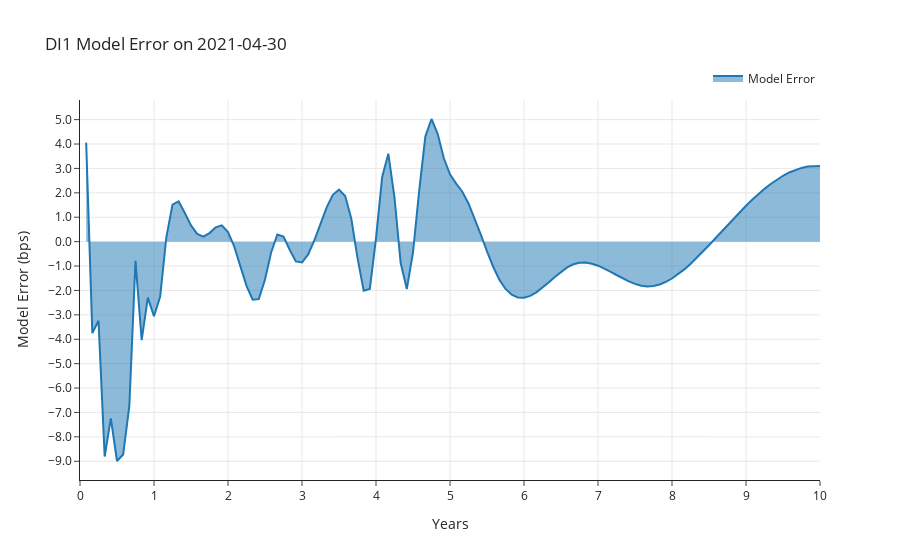

Notebook cell for this chart:
### Markdown cell above
Abaixo calculamos a diferença entres as curvas no último dia da amostra

### Code cell
model_difference = (model_implied_curve - nominal_curve).dropna(how="all")
model_error_on_date = pd.DataFrame(columns=["Model Error"], index=nominal_curve.columns)
model_error_on_date.loc[:, "Model Error"] = model_difference.loc[date_index, :].values
model_error_on_date.index = model_error_on_date.index / 12

fig7 = plot_interest_rate_curve(
    model_error_on_date * 10000,
    title=f"DI1 Model Error on {date_index.date()}",
    y_dtick=1,
    y_tickformat="0.1f",
    use_area_chart=True,
    yaxis_title="Model Error (bps)",
)
fig7.show()

### Figure 1 — Plotly figure (JSON) as saved in the notebook; plotly's stock layout.template omitted (floating-point values rounded to 4 significant figures)
{"data": [{"fillpattern": {"shape": ""}, "hovertemplate": "variable=Model Error<br>index=%{x}<br>value=%{y}<extra></extra>", "legendgroup": "Model Error", "line": {"color": "#1F77B4"}, "marker": {"symbol": "circle"}, "mode": "lines", "name": "Model Error", "orientation": "v", "showlegend": true, "stackgroup": "1", "type": "scatter", "x": [0.08333, 0.1667, 0.25, 0.3333, 0.4167, 0.5, 0.5833, 0.6667, 0.75, 0.8333, 0.9167, 1, 1.083, 1.167, 1.25, 1.333, 1.417, 1.5, 1.583, 1.667, 1.75, 1.833, 1.917, 2, 2.083, 2.167, 2.25, 2.333, 2.417, 2.5, 2.583, 2.667, 2.75, 2.833, 2.917, 3, 3.083, 3.167, 3.25, 3.333, 3.417, 3.5, 3.583, 3.667, 3.75, 3.833, 3.917, 4, 4.083, 4.167, 4.25, 4.333, 4.417, 4.5, 4.583, 4.667, 4.75, 4.833, 4.917, 5, 5.083, 5.167, 5.25, 5.333, 5.417, 5.5, 5.583, 5.667, 5.75, 5.833, 5.917, 6, 6.083, 6.167, 6.25, 6.333, 6.417, 6.5, 6.583, 6.667, 6.75, 6.833, 6.917, 7, 7.083, 7.167, 7.25, 7.333, 7.417, 7.5, 7.583, 7.667, 7.75, 7.833, 7.917, 8, 8.083, 8.167, 8.25, 8.333, 8.417, 8.5, 8.583, 8.667, 8.75, 8.833, 8.917, 9, 9.083, 9.167, 9.25, 9.333, 9.417, 9.5, 9.583, 9.667, 9.75, 9.833, 9.917, 10], "xaxis": "x", "y": [4.057, -3.751, -3.24, -8.804, -7.243, -8.989, -8.723, -6.733, -0.7877, -4.037, -2.294, -3.057, -2.254, 0.1719, 1.517, 1.647, 1.174, 0.6628, 0.3155, 0.2009, 0.3503, 0.5879, 0.6691, 0.394, -0.1971, -0.9843, -1.811, -2.38, -2.356, -1.55, -0.4411, 0.2948, 0.2121, -0.3331, -0.8111, -0.8548, -0.5241, 0.0506, 0.7376, 1.405, 1.918, 2.134, 1.871, 0.9367, -0.6637, -2.015, -1.939, 0.1338, 2.652, 3.602, 1.807, -0.8755, -1.945, -0.4365, 2.08, 4.304, 5.025, 4.42, 3.417, 2.755, 2.38, 2.044, 1.563, 0.9586, 0.2869, -0.3947, -1.029, -1.558, -1.939, -2.176, -2.29, -2.299, -2.222, -2.08, -1.891, -1.675, -1.451, -1.239, -1.058, -0.9291, -0.8649, -0.8599, -0.904, -0.9869, -1.098, -1.229, -1.367, -1.504, -1.629, -1.733, -1.804, -1.834, -1.817, -1.754, -1.651, -1.511, -1.339, -1.139, -0.9156, -0.6729, -0.4153, -0.1471, 0.1273, 0.4036, 0.6781, 0.9485, 1.213, 1.468, 1.713, 1.945, 2.162, 2.362, 2.542, 2.7, 2.834, 2.942, 3.021, 3.074, 3.101, 3.102], "yaxis": "y"}], "layout": {"legend": {"orientation": "h", "title": {"text": ""}, "tracegroupgap": 0, "x": 1, "xanchor": "right", "y": 1.02, "yanchor": "bottom"}, "showlegend": true, "title": {"text": "DI1 Model Error on 2021-04-30"}, "xaxis": {"anchor": "y", "domain": [0, 1], "dtick": 1, "rangemode": "tozero", "showgrid": true, "title": {"text": "Years"}}, "yaxis": {"anchor": "x", "domain": [0, 1], "dtick": 1, "rangemode": "tozero", "showgrid": true, "tickformat": "0.1f", "title": {"text": "Model Error (bps)"}}}}
